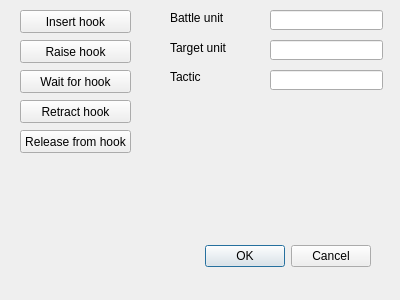
<?xml version="1.0" encoding="UTF-8"?>
<ui version="4.0">
 <class>DialogExternalAI</class>
 <widget class="QDialog" name="DialogExternalAI">
  <property name="geometry">
   <rect>
    <x>0</x>
    <y>0</y>
    <width>400</width>
    <height>300</height>
   </rect>
  </property>
  <property name="windowTitle">
   <string>Dialog</string>
  </property>
  <widget class="QDialogButtonBox" name="buttonBox">
   <property name="geometry">
    <rect>
     <x>30</x>
     <y>240</y>
     <width>341</width>
     <height>32</height>
    </rect>
   </property>
   <property name="orientation">
    <enum>Qt::Horizontal</enum>
   </property>
   <property name="standardButtons">
    <set>QDialogButtonBox::Cancel|QDialogButtonBox::Ok</set>
   </property>
  </widget>
  <widget class="QPushButton" name="pushButton_InsertHook">
   <property name="geometry">
    <rect>
     <x>20</x>
     <y>10</y>
     <width>111</width>
     <height>23</height>
    </rect>
   </property>
   <property name="text">
    <string>Insert hook</string>
   </property>
  </widget>
  <widget class="QPushButton" name="pushButton_RaiseHook">
   <property name="geometry">
    <rect>
     <x>20</x>
     <y>40</y>
     <width>111</width>
     <height>23</height>
    </rect>
   </property>
   <property name="text">
    <string>Raise hook</string>
   </property>
  </widget>
  <widget class="QPushButton" name="pushButton_WaitForHook">
   <property name="geometry">
    <rect>
     <x>20</x>
     <y>70</y>
     <width>111</width>
     <height>23</height>
    </rect>
   </property>
   <property name="text">
    <string>Wait for hook</string>
   </property>
  </widget>
  <widget class="QPushButton" name="pushButton_RetractHook">
   <property name="geometry">
    <rect>
     <x>20</x>
     <y>100</y>
     <width>111</width>
     <height>23</height>
    </rect>
   </property>
   <property name="text">
    <string>Retract hook</string>
   </property>
  </widget>
  <widget class="QPushButton" name="pushButton_ReleaseHook">
   <property name="geometry">
    <rect>
     <x>20</x>
     <y>130</y>
     <width>111</width>
     <height>23</height>
    </rect>
   </property>
   <property name="text">
    <string>Release from hook</string>
   </property>
  </widget>
  <widget class="QLineEdit" name="lineEdit_BattleUnitNr">
   <property name="geometry">
    <rect>
     <x>270</x>
     <y>10</y>
     <width>113</width>
     <height>20</height>
    </rect>
   </property>
  </widget>
  <widget class="QLineEdit" name="lineEdit_TargetBattleUnitNr">
   <property name="geometry">
    <rect>
     <x>270</x>
     <y>40</y>
     <width>113</width>
     <height>20</height>
    </rect>
   </property>
  </widget>
  <widget class="QLineEdit" name="lineEdit_Tactic">
   <property name="geometry">
    <rect>
     <x>270</x>
     <y>70</y>
     <width>113</width>
     <height>20</height>
    </rect>
   </property>
  </widget>
  <widget class="QLabel" name="label">
   <property name="geometry">
    <rect>
     <x>170</x>
     <y>10</y>
     <width>71</width>
     <height>16</height>
    </rect>
   </property>
   <property name="text">
    <string>Battle unit</string>
   </property>
  </widget>
  <widget class="QLabel" name="label_2">
   <property name="geometry">
    <rect>
     <x>170</x>
     <y>40</y>
     <width>71</width>
     <height>16</height>
    </rect>
   </property>
   <property name="text">
    <string>Target unit</string>
   </property>
  </widget>
  <widget class="QLabel" name="label_3">
   <property name="geometry">
    <rect>
     <x>170</x>
     <y>70</y>
     <width>46</width>
     <height>13</height>
    </rect>
   </property>
   <property name="text">
    <string>Tactic</string>
   </property>
  </widget>
 </widget>
 <resources/>
 <connections>
  <connection>
   <sender>buttonBox</sender>
   <signal>accepted()</signal>
   <receiver>DialogExternalAI</receiver>
   <slot>accept()</slot>
   <hints>
    <hint type="sourcelabel">
     <x>248</x>
     <y>254</y>
    </hint>
    <hint type="destinationlabel">
     <x>157</x>
     <y>274</y>
    </hint>
   </hints>
  </connection>
  <connection>
   <sender>buttonBox</sender>
   <signal>rejected()</signal>
   <receiver>DialogExternalAI</receiver>
   <slot>reject()</slot>
   <hints>
    <hint type="sourcelabel">
     <x>316</x>
     <y>260</y>
    </hint>
    <hint type="destinationlabel">
     <x>286</x>
     <y>274</y>
    </hint>
   </hints>
  </connection>
 </connections>
</ui>
